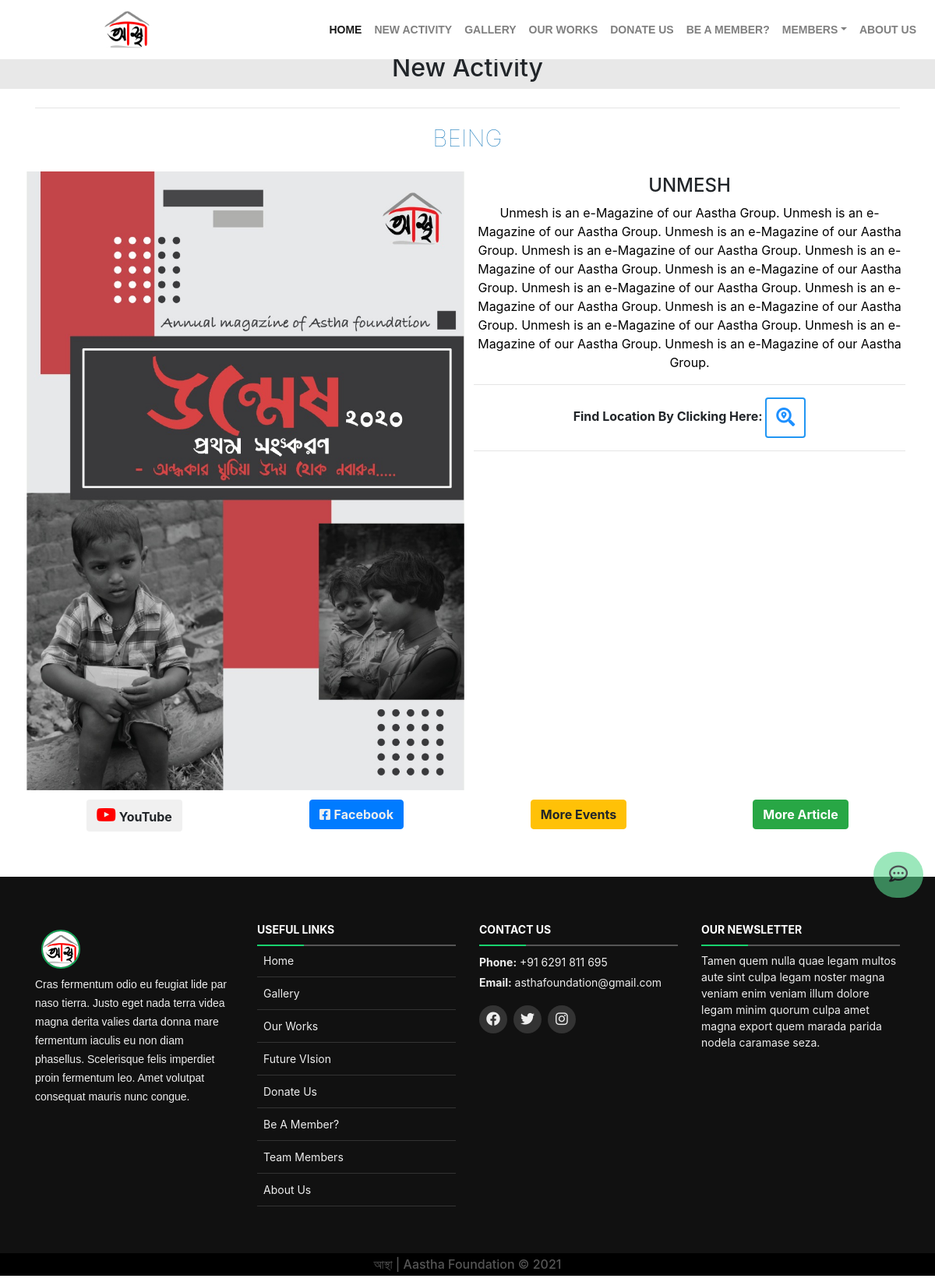
Screenshot of /index.php/Welcome/new_activity with the database file from the repository.
### tables this page shows
CREATE TABLE `new_activity` (
  `id` int(11) NOT NULL,
  `new_event_title` varchar(255) NOT NULL,
  `new_event_img` varchar(255) NOT NULL,
  `new_event_details` text NOT NULL,
  `new_event_location` varchar(255) NOT NULL,
  `new_event_route` varchar(255) NOT NULL,
  `new_event_dt` datetime NOT NULL,
  `new_event_status` enum('active','inactive') NOT NULL DEFAULT 'inactive',
  `upload_datetime` datetime NOT NULL,
  `new_activity_type` enum('event','article') NOT NULL DEFAULT 'event'
);

### application/controllers/Welcome.php (called while the page is built, shortened)
<?php
class Welcome extends CI_Controller {
	public function new_activity()
	{
		$this->load->model('NewactivityModel');
		$data['new_activity_list']=$this->NewactivityModel->get_all_new_activity();
		$this->load->view('new_activity',$data);
	}
}
?>

### index.php (called while the page is built, shortened)
<?php
require_once BASEPATH.'core/CodeIgniter.php';

### application/models/NewactivityModel.php (called while the page is built, shortened)
<?php
class NewactivityModel extends CI_Model {
	public function get_all_new_activity()
	{
		$sql="SELECT * FROM `new_activity` where new_event_status='active' ";
		$new_activity=$this->db->query($sql)->result_array();
		return $new_activity;
	}
}

### application/views/new_activity.php (the view, shortened to what this page needs)
?><!DOCTYPE HTML>
<html lang="en">
	<head>
		<?php $this->load->view('head') ?>
		<link href="<?php echo base_url(); ?>public/css/" rel="stylesheet" type="text/css"/>
		<link rel="stylesheet" href="https://cdnjs.cloudflare.com/ajax/libs/font-awesome/4.7.0/css/font-awesome.min.css">
	</head>
	<body>
		<?php $this->load->view('nav') ?>
		<div id="banner_image" alt="responsive image">
			<center>
				<h2 class="p-2" style="background-color:#E8E8E8;">New Activity</h2>
			</center>
			<div class="feedback-section">
				<div class="container" style="min-width:90%" >
					<div>
						<hr>
						<p id="demo" style="font-size:30px; font-weight:lighter; color:#2E86C1"></p>
					</div>
					<div class="row" class="container">
						<?php
							foreach($new_activity_list as $i=>$row)
							{
						?>
							<div class="col-lg-6 col-md-4 col-sm-6 col-6 p-1">
								<div>
									<img src="<?php echo base_url(); ?>public/upload/new_activity_img/<?php echo (!empty($row['new_event_img'])?$row['new_event_img']:'Aastha_logo.jpg')?>" class="responsive"  alt="responsive">
								</div>
							</div>
							<div class="col-lg-6 col-md-4 col-sm-6 col-6 p-2">
								<h4><?php echo $row['new_event_title']?></h4>
								<p style="color:#000"><?php echo $row['new_event_details']?></p>
								<hr>
								<strong>Find Location By Clicking Here:  </strong><a style="" href="<?php echo $row['new_event_location']?>"><button class="btn map" style=""><i class="fas fa-search-location"></i></button></a>
								<hr>
							</div>
						<?php } ?>
					</div>
					<div class="row">
						<div class="col-lg-3 col-md-3 col-sm-3 col-3 p-2">
							<a class="btn" style="background:#F0F0F0" ><i class="fa fa-youtube-play" style="font-size:24px;color:red"></i> <strong>YouTube</strong></a>
						</div>
						<div class="col-lg-3 col-md-3 col-sm-3 col-3 p-2">
							<a href="https://www.facebook.com/%E0%A6%86%E0%A6%B8%E0%A7%8D%E0%A6%A5%E0%A6%BE-FoundationHooghly-113141890041812/?epa=SEARCH_BOX" class="btn btn-primary" style="color:#EEE"><i class="fab fa-facebook-square"></i> <strong>Facebook</strong></a>
						</div>
						<div class="col-lg-3 col-md-3 col-sm-3 col-3 p-2">
							<a href="<?php echo base_url('index.php/Welcome/our_works'); ?>" class="btn btn-warning" style="color:#"><strong>More Events</strong></a>
						</div>
						<div class="col-lg-3 col-md-3 col-sm-3 col-3 p-2">
							<a href="<?php echo base_url('index.php/Welcome/article'); ?>" class="btn btn-success" style="color:#"><strong>More Article</strong></a>
						</div>
					</div>
				</div>
			</div>
		</div>
		<?php $this->load->view('footer') ?>
	</body>
</html>

### application/views/head.php (shortened to what this page needs)
<link rel="stylesheet" href="https://stackpath.bootstrapcdn.com/bootstrap/4.5.0/css/bootstrap.min.css" >
<link rel="stylesheet" href="https://stackpath.bootstrapcdn.com/bootstrap/4.4.1/css/bootstrap.min.css">
<link rel="stylesheet" href="https://cdnjs.cloudflare.com/ajax/libs/font-awesome/4.7.0/css/font-awesome.min.css">
<link rel="stylesheet" href="https://use.fontawesome.com/releases/v5.11.2/css/all.css">

### application/views/nav.php (shortened to what this page needs)
<nav class="navbar  navbar-expand-lg navbar-light fixed-top" style="background:#fff;  ">
	<a class="navbar-brand" style="padding-left:10%" href="<?php echo base_url(); ?>"> <img src="<?php echo base_url(); ?>public/img/Aastha_Logo.jpg"  width="" alt="responsive image"></a>
	<div class="collapse navbar-collapse" id="navbarSupportedContent" style="padding-left:5%">
		<ul class="nav navbar-nav ml-auto"  >
			<li class="nav-item active">
			<a class="nav-link" href="<?php echo base_url(); ?>">Home</a>
			</li>
			<li class="nav-item">
			<a class="nav-link" href="<?php echo base_url('index.php/Welcome/new_activity'); ?>">New Activity</a>
			</li>
			<li class="nav-item">
			<a class="nav-link" href="<?php echo base_url('index.php/Welcome/gallery'); ?>">Gallery</a>
			</li>
			<li class="nav-item">
			<a class="nav-link" href="<?php echo base_url('index.php/Welcome/our_works'); ?>">Our Works</a>
			</li>
			<li class="nav-item">
			<a class="nav-link" href="<?php echo base_url('index.php/Welcome/donate_us'); ?>">Donate Us</a>
			</li>
			<li class="nav-item">
			<a class="nav-link" href="<?php echo base_url('index.php/Welcome/memberlist_form'); ?>">Be A Member?</a>
			</li>
			<li class="nav-item dropdown">
			<a class="nav-link dropdown-toggle" href="#" id="navbarDropdown" role="button" data-toggle="dropdown" aria-haspopup="true" aria-expanded="false">Members</a>
			</li>
			<li class="nav-item">
			<a class="nav-link" href="<?php echo base_url('index.php/Welcome/about_us'); ?>">About Us</a>
			</li>
		</ul>
	</div>
</nav>

### application/views/footer.php (shortened to what this page needs)
?><!DOCTYPE HTML>
<html lang="en">
	<head>
		<link href="<?php echo base_url(); ?>public/css/footer.css" rel="stylesheet" type="text/css"/>
	</head>
	<body>
		<section>
      <footer id="footer">
        <div class="footer-top">
          <div class="container">
            <div class="row">
              <div class="col-lg-3 col-md-6 footer-info">
                    <div class="p-2">
                      <a href="<?php echo base_url(); ?>"> <img src="<?php echo base_url(); ?>public/img/Aastha_Logo.jpg"  width="50" alt="responsive image" ></a>
                    </div>
                    <p>Cras fermentum odio eu feugiat lide par naso tierra. Justo eget nada terra videa magna derita valies darta donna mare fermentum iaculis eu non diam phasellus. Scelerisque felis imperdiet proin fermentum leo. Amet volutpat consequat mauris nunc congue.</p>
                  </div>
                  <div class="col-lg-3 col-md-6 footer-links">
                    <h4>Useful Links</h4>
                    <ul>
                      <li><i class="ion-ios-arrow-right"></i> <a href="<?php echo base_url(); ?>">Home</a></li>
                      <li><i class="ion-ios-arrow-right"></i> <a href="<?php echo base_url('index.php/Welcome/gallery'); ?>">Gallery</a></li>
                      <li><i class="ion-ios-arrow-right"></i> <a href="<?php echo base_url('index.php/Welcome/our_works'); ?>">Our Works</a></li>
                      <li><i class="ion-ios-arrow-right"></i> <a href="#">Future VIsion</a></li>
                      <li><i class="ion-ios-arrow-right"></i> <a href="<?php echo base_url('index.php/Welcome/donate_us'); ?>">Donate Us</a></li>
                      <li><i class="ion-ios-arrow-right"></i> <a href="<?php echo base_url('index.php/Welcome/memberlist_form'); ?>">Be A Member?</a></li>
                      <li><i class="ion-ios-arrow-right"></i> <a href="<?php echo base_url('index.php/Welcome/memberlist'); ?>">Team Members</a></li>
                      <li><i class="ion-ios-arrow-right"></i> <a href="<?php echo base_url('index.php/Welcome/about_us'); ?>">About Us</a></li>
                    </ul>
                  </div>
                  <div class="col-lg-3 col-md-6 footer-contact">
                    <h4>Contact Us</h4>
                    <p>
                      <strong>Phone:</strong> +91 6291 811 695<br>
                      <strong>Email:</strong> asthafoundation@gmail.com<br>
                    </p>
                    <div class="social-links">
                      <a href="https://www.facebook.com/groups/863723317347552/?epa=SEARCH_BOX" class="facebook"><i class="fab fa-facebook"></i></a>
                      <a href="#" class="twitter"><i class="fab fa-twitter"></i></a>
                      <a href="#" class="instagram"><i class="fab fa-instagram"></i></a>
                    </div>
                  </div>
                  <div class="col-lg-3 col-md-6 footer-newsletter">
                    <h4>Our Newsletter</h4>
                    <p>Tamen quem nulla quae legam multos aute sint culpa legam noster magna veniam enim veniam illum dolore legam minim quorum culpa amet magna export quem marada parida nodela caramase seza.</p>
                </div>
              </div>
            </div>
          </div>
        <div class="container">
          <h6 class="copyright">
            আস্থা  | Aastha Foundation &#169; 2021
          </h6>
        </div>
      </footer>
		</section>
		<div>
			<a class="open-button" onclick="openForm()"><i class="far fa-comment-dots" aria-hidden="true" style="font-size:24px;"></i></a>
		</div>
	</body>
</html>

### public/css/footer.css (style rules this page uses)
#footer { background: #000; padding: 0 0 0px 0; color: #eee; font-size: 14px; }
#footer .footer-top { background: #111; padding: 60px 0 30px 0; }
#footer .footer-top .footer-info { margin-bottom: 30px; }
#footer .footer-top .footer-info p { font-size: 14px; line-height: 24px; margin-bottom: 0; font-family: "Montserrat", sans-serif; color: #eee; }
#footer .footer-top .social-links a { font-size: 18px; display: inline-block; background: #333; color: #eee; line-height: 1; padding: 8px 0; margin-right: 4px; border-radius: 50%; text-align: center; width: 36px; height: 36px; transition: 0.3s; }
#footer .footer-top h4 { font-size: 14px; font-weight: bold; color: #fff; text-transform: uppercase; position: relative; padding-bottom: 12px; }
#footer .footer-top h4::before, #footer .footer-top h4::after { content: ''; position: absolute; left: 0; bottom: 0; height: 2px; }
#footer .footer-top h4::before { right: 0; background: #555; }
#footer .footer-top h4::after { background: #18d26e; width: 60px; }
#footer .footer-top .footer-links { margin-bottom: 30px; }
#footer .footer-top .footer-links ul { list-style: none; padding: 0; margin: 0; }
#footer .footer-top .footer-links ul i { padding-right: 8px; color: #ddd; }
#footer .footer-top .footer-links ul li { border-bottom: 1px solid #333; padding: 10px 0; }
#footer .footer-top .footer-links ul li:first-child { padding-top: 0; }
#footer .footer-top .footer-links ul a { color: #eee; }
#footer .footer-top .footer-contact { margin-bottom: 30px; }
#footer .footer-top .footer-contact p { line-height: 26px; }
#footer .footer-top .footer-newsletter { margin-bottom: 30px; }
#footer .copyright { text-align: center; padding: 5px; color:#555; }

### application/views/new_activity.php (style rules this page uses)
#banner_image { padding-top: 60px; padding-bottom: 50px; text-align: center; background-image: center; background-size:100% 100%; height:100%; }
.responsive { max-width: 100%; height: auto; }
.feedback-section .container { width:90% margin:auto; overflow:hidden; }
.navbar-nav a { font-family:poppins; font-size:18px; text-transform:uppercase; font-weight:bold; }
.navbar-light .navbar-brand { color:#fff; font-size:25px; text-transform:uppercase; font-weight:bold; letter-spacing:2px; }
.map { border:2px solid #2196F3; color: dodgerblue; font-size:24px; }

### application/views/nav.php (style rules this page uses)
.navbar-nav a { font-family:Arial; font-size:14px; text-transform:uppercase; font-weight:bold; }
@media only screen and (min-width: 367px) { .navbar-brand img { width:30px; } }
@media only screen and (min-width: 1200px) { nav { margin:0%; padding:0%; } }
@media only screen and (min-width: 1200px) { .navbar-brand { margin:0% ; padding:0%; } }
@media only screen and (min-width: 1200px) { .navbar-brand img { width:60px; } }

### application/views/footer.php (style rules this page uses)
.open-button { background-color: #58D68DBF; padding: 16px 20px; border: none; border-radius:50px 50px; cursor: pointer; opacity: 0.8; position: fixed; bottom: 30%; right: 15px; }
#footer .copyright { text-align: center; padding: 5px; }
#footer img { border:2px solid #13a456; border-radius: 50%; }

### rows the page displays
new_activity: new_event_img (picture), new_event_title "UNMESH", new_event_details "Unmesh is an e-Magazine of our Aastha Group. Unmesh is an e-Magazine of our Aastha Group. Unmesh is an e-Magazine of our Aastha Group. Unmesh is an e-Magazine of our Aastha Group. Unmesh is an e-Magazine of our Aastha Group. Unmesh is an e-Magazine of our Aastha Group. Unmesh is an e-Magazine of our Aastha Group. Unmesh is an e-Magazine of our Aastha Group. Unmesh is an e-Magazine of our Aastha Group. Unmesh is an e-Magazine of our Aastha Group. Unmesh is an e-Magazine of our Aastha Group. Unmesh is an e-Magazine of our Aastha Group."
